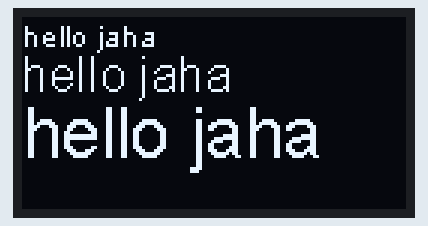
Simulated run of this sketch. Board: ESP32. On the bench: 128×64 one-colour display.

Above: at 0.1 s.

The sketch:

SSD1306_OLED_Drive.ino
```cpp
#include <Wire.h>   //这是与OLED显示器进行I2C通信所需的
#include "SSD1306.h"  //SSD1306.h库是oled显示需要的函数库
#define SDA 21
#define SCL 22


SSD1306 display(0x3c, SDA, SCL);  //我们还将使用#define宏来指定ESP32 目前SDA引脚对应21，SCL对应22。

void setup() {
  display.init();    //调用SSD1306对象的init方法初始化显示

  display.setTextAlignment(TEXT_ALIGN_LEFT);  // 设置文本为左对齐

  //设置字体大小,这些对应的字体大小分别为10、16和24
  display.setFont(ArialMT_Plain_10);       //设置字体大小为10
  display.drawString(0, 0, "hello jaha");  //指定位置输出文字

  display.setFont(ArialMT_Plain_16);       //设置字体大小16
  display.drawString(0, 10, "hello jaha");  //指定位置输出文字

  display.setFont(ArialMT_Plain_24);       //设置字体大小24
  display.drawString(0, 25, "hello jaha");  //指定位置输出文字
  display.display();    //显示缓存中的内容
}

void loop() {

}
```
